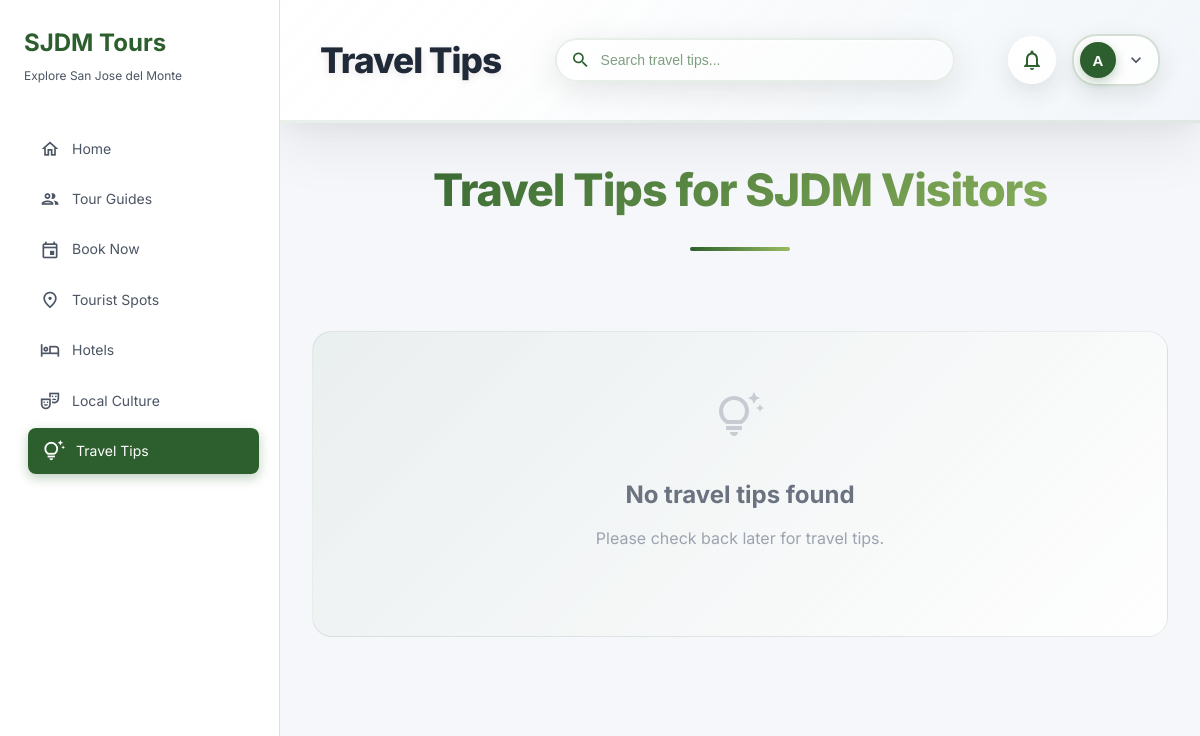
The page /sjdm-user/travel-tips.php (signed in) on the database as committed earlier.
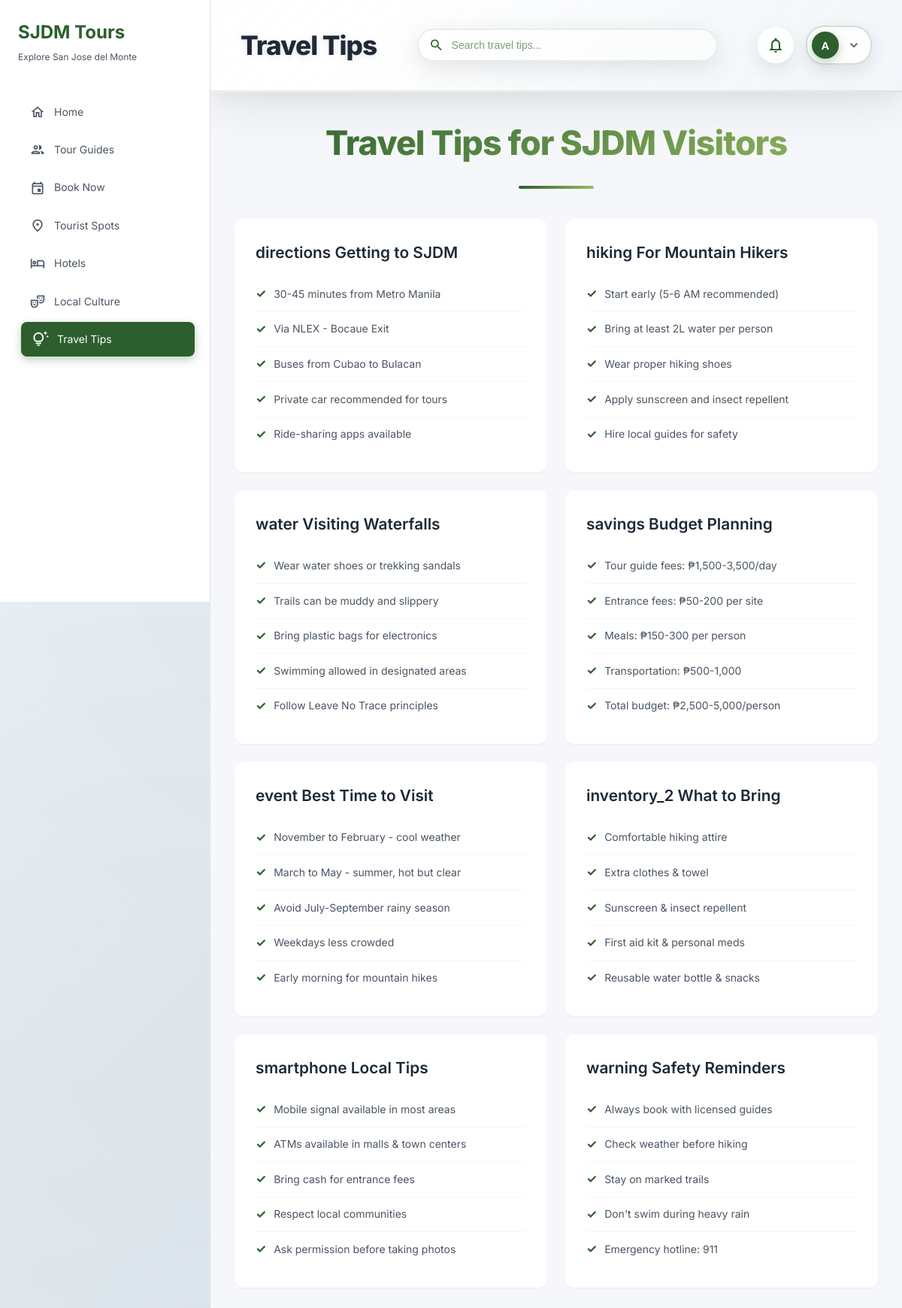
The same page on the database as committed later.
### tables this page shows
CREATE TABLE `travel_tips` (
  `id` int(11) NOT NULL,
  `category` varchar(50) NOT NULL,
  `title` varchar(200) NOT NULL,
  `description` text DEFAULT NULL,
  `icon` varchar(50) DEFAULT NULL,
  `display_order` int(11) DEFAULT 0,
  `is_active` enum('yes','no') DEFAULT 'yes',
  `created_at` timestamp NOT NULL DEFAULT current_timestamp(),
  `updated_at` timestamp NOT NULL DEFAULT current_timestamp() ON UPDATE current_timestamp()
);

### sjdm-user/travel-tips.php (the view, shortened to what this page needs)
<?php
$conn = getDatabaseConnection();
if ($conn) {
    $stmt = $conn->prepare("SELECT first_name, last_name, email FROM users WHERE id = ?");
    $stmt->bind_param("i", $_SESSION['user_id']);
    $stmt->execute();
    $result = $stmt->get_result();
    if ($result->num_rows > 0) {
        $user = $result->fetch_assoc();
        $currentUser = [
            'name' => $user['first_name'] . ' ' . $user['last_name'],
            'email' => $user['email']
        ];
    }
}
?>
<!DOCTYPE html>
<html lang="en">
<head>
    <link rel="stylesheet" href="styles.css">
</head>
<body>
    <aside class="sidebar">
        <div class="sidebar-logo">
            <h1>SJDM Tours</h1>
            <p>Explore San Jose del Monte</p>
        </div>
        <nav class="sidebar-nav">
            <a class="nav-item" href="index.php">
                <span class="material-icons-outlined">home</span>
                <span>Home</span>
            </a>
            <a class="nav-item" href="user-guides.php">
                <span class="material-icons-outlined">people</span>
                <span>Tour Guides</span>
            </a>
            <a class="nav-item" href="book.php">
                <span class="material-icons-outlined">event</span>
                <span>Book Now</span>
            </a>
            <a class="nav-item" href="tourist-spots.php">
                <span class="material-icons-outlined">place</span>
                <span>Tourist Spots</span>
            </a>
            <a class="nav-item" href="hotel-booking.php">
                <span class="material-icons-outlined">hotel</span>
                <span>Hotels</span>
            </a>
            <a class="nav-item" href="local-culture.php">
                <span class="material-icons-outlined">theater_comedy</span>
                <span>Local Culture</span>
            </a>
            <a class="nav-item active" href="javascript:void(0)">
                <span class="material-icons-outlined">tips_and_updates</span>
                <span>Travel Tips</span>
            </a>
        </nav>
    </aside>
    <main class="main-content">
        <header class="main-header">
            <h1>Travel Tips</h1>
            <div class="search-bar">
                <span class="material-icons-outlined">search</span>
                <input type="text" placeholder="Search travel tips...">
            </div>
            <div class="header-actions">
                <button class="icon-button">
                    <span class="material-icons-outlined">notifications_none</span>
                </button>
                <div class="profile-dropdown">
                    <button class="profile-button" id="profileButton">
                        <div class="profile-avatar"><?php echo isset($currentUser) ? substr($currentUser['name'], 0, 1) : 'U'; ?></div>
                        <span class="material-icons-outlined">expand_more</span>
                    </button>
                </div>
            </div>
        </header>
        <div class="content-area">
            <h2 class="section-title">Travel Tips for SJDM Visitors</h2>
            <div class="info-cards">
                <?php
                $conn = getDatabaseConnection();
                if ($conn) {
                    $query = "SELECT * FROM travel_tips WHERE is_active = 'yes' ORDER BY display_order";
                    $result = $conn->query($query);
                    if ($result && $result->num_rows > 0) {
                        while ($tip = $result->fetch_assoc()) {
                            echo '<div class="info-card">';
                            echo '<h3>' . htmlspecialchars($tip['icon']) . ' ' . htmlspecialchars($tip['title']) . '</h3>';
                            $descriptionLines = explode("\n", $tip['description']);
                            echo '<ul>';
                            foreach ($descriptionLines as $line) {
                                $trimmedLine = trim($line);
                                if (!empty($trimmedLine)) {
                                    echo '<li>' . htmlspecialchars($trimmedLine) . '</li>';
                                }
                            }
                            echo '</ul>';
                            echo '</div>';
                        }
                    } else {
                        echo '<div class="no-results" style="grid-column: 1 / -1; text-align: center; padding: 60px 20px;">';
                        echo '<span class="material-icons-outlined" style="font-size: 48px; color: #9ca3af;">tips_and_updates</span>';
                        echo '<h3 style="color: #6b7280; margin-top: 16px;">No travel tips found</h3>';
                        echo '<p style="color: #9ca3af;">Please check back later for travel tips.</p>';
                        echo '</div>';
                    }
                }
                ?>
            </div>
        </div>
    </main>
</body>
</html>

Rows that differ between the two databases and show on the page:
added travel_tips: icon "directions", title "Getting to SJDM", description "30-45 minutes from Metro Manila", description "Via NLEX - Bocaue Exit", description "Buses from Cubao to Bulacan", description "Private car recommended for tours", description "Ride-sharing apps available"
added travel_tips: icon "hiking", title "For Mountain Hikers", description "Start early (5-6 AM recommended)", description "Bring at least 2L water per person", description "Wear proper hiking shoes", description "Apply sunscreen and insect repellent", description "Hire local guides for safety"
added travel_tips: icon "water", title "Visiting Waterfalls", description "Wear water shoes or trekking sandals", description "Trails can be muddy and slippery", description "Bring plastic bags for electronics", description "Swimming allowed in designated areas", description "Follow Leave No Trace principles"
added travel_tips: icon "savings", title "Budget Planning", description "Tour guide fees: ₱1,500-3,500/day", description "Entrance fees: ₱50-200 per site", description "Meals: ₱150-300 per person", description "Transportation: ₱500-1,000", description "Total budget: ₱2,500-5,000/person"
added travel_tips: icon "event", title "Best Time to Visit", description "November to February - cool weather", description "March to May - summer, hot but clear", description "Avoid July-September rainy season", description "Weekdays less crowded", description "Early morning for mountain hikes"
added travel_tips: icon "inventory_2", title "What to Bring", description "Comfortable hiking attire", description "Extra clothes & towel", description "Sunscreen & insect repellent", description "First aid kit & personal meds", description "Reusable water bottle & snacks"
added travel_tips: icon "smartphone", title "Local Tips", description "Mobile signal available in most areas", description "ATMs available in malls & town centers", description "Bring cash for entrance fees", description "Respect local communities", description "Ask permission before taking photos"
added travel_tips: icon "warning", title "Safety Reminders", description "Always book with licensed guides", description "Check weather before hiking", description "Stay on marked trails", description "Don't swim during heavy rain", description "Emergency hotline: 911"
Other text that changed with them:
text no longer shown: "No travel tips found Please check back later for travel tips."
